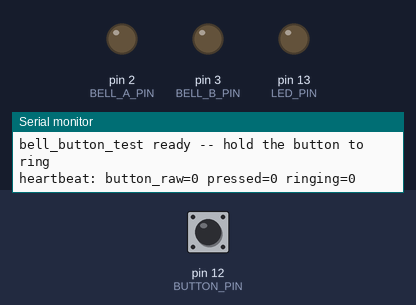
Bench run of a sketch on a simulated Arduino Uno, built with avr-gcc and run on an emulated ATmega328P. On the bench: output pins drawn as LEDs (lit = HIGH), the last lines printed to the serial monitor. Dashed ring = blinking. The inputs (shaded band) are chosen by the test bench; at power-on: pin 12 (BUTTON_PIN) HIGH.

Above: at 1.2 s.
1.3 s: pin 12 (BUTTON_PIN) pulled LOW for 0.15 s
At 2.3 s:
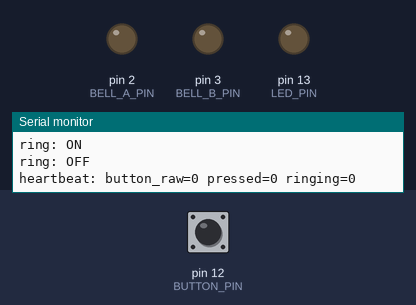
2.9 s: pin 12 (BUTTON_PIN) pulled LOW for 3.2 s
At 4.1 s:
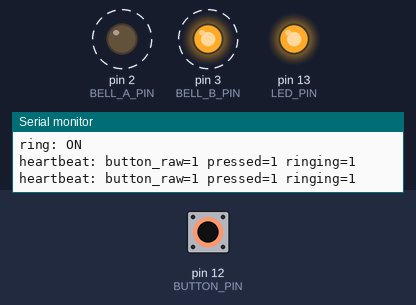
7.6 s: pin 12 (BUTTON_PIN) driven LOW
At 8.9 s:
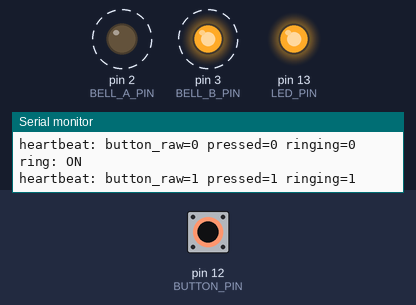
10.6 s: pin 12 (BUTTON_PIN) driven HIGH
At 11.1 s:
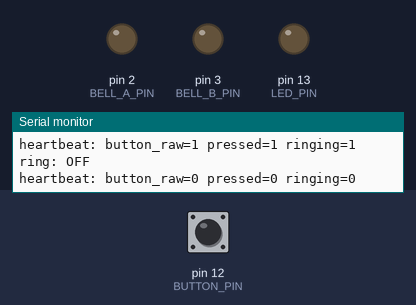
12.1 s: pin 12 (BUTTON_PIN) driven LOW
At 13.5 s:
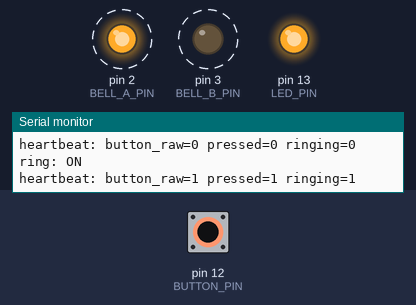
Timing chart, 0 to 16.1 s (numbered marks = the images above; inputs shaded):
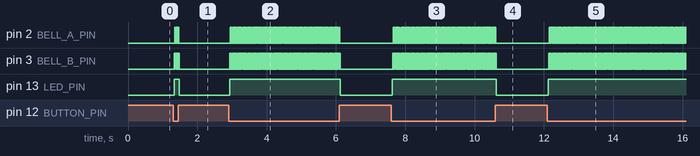

The sketch:

bell_button_test.ino
```cpp
/*
  Bell ring-generator button test for the Adafruit ItsyBitsy 32u4.

  Same push-pull driver as firmware/bell_ir_test/bell_ir_test.ino, but
  triggered by a physical momentary pushbutton instead of a serial
  command -- no need to fight arduino-cli monitor's line buffering to
  get a ring going. No IR, no HID: just the bell driver + a button.

  WIRING (in addition to the existing BELL_A/BELL_B/T1/Q2/Q3 wiring,
  unchanged from bell_ir_test.ino -- see that file's header for the full
  R12-R18/C9/C10 detail):
    D12 BUTTON  -> one leg of a momentary pushbutton; other leg -> GND.
                   No external resistor needed (internal pull-up used).
                   Find D12 by its SILKSCREEN LABEL printed next to the
                   hole (same long edge as D2/D3/D5) -- do not count header
                   positions, that's the exact mistake the D4/D6/D8
                   short-edge gotcha was about.

  DIAGNOSTICS (added because the button "had no effect" last round):
    - The onboard red D13 LED lights for as long as the driver thinks the
      button is held, so you can confirm the MCU sees the press WITHOUT
      trusting the serial monitor or the DMM at all. If this LED never
      lights while you hold the button, the fault is between the button
      and D12 (wrong pin, bad joint, dead switch) -- stop there, the
      transformer stage is not the problem yet.
    - A once-a-second heartbeat line prints the raw (undebounced) D12
      reading, the debounced pressed state, and the ringing state, so you
      can watch the sketch is actually alive and see bounce/noise on the
      pin directly.

  BENCH TEST PROCEDURE (bell NOT yet connected -- see
  docs/bell_bench_test_setup.svg):
    1. Multimeter set to AC VOLTS (auto-range), leads across the R18 ->
       RED/BLACK gap (TP-B in the bench diagram) in place of the bell.
    2. Power the board, open this sketch's serial monitor if you want the
       status prints, but you do NOT need to type anything into it.
    3. Press and HOLD the button. The driver free-runs continuously
       (like the old 'h' command) for as long as it's held, so the DMM
       has time to settle on a stable AC reading -- expect roughly
       30-40Vac on the 161G24 (well under its ~48Vpk swing, since a DMM's
       AC volts reading is calibrated for sine waves, not this square-ish
       drive -- a non-zero, non-trivial reading is what you're checking
       for, not an exact number).
    4. Release the button to stop. Only reconnect the bell once you see
       a real non-zero reading here.

  SAFETY: same as bell_ir_test.ino -- T1's HV winding swings roughly
  +/-48V. Isolated from USB and current-limited by R18 + the bell coil,
  but don't probe it while ringing, and insulate the HV side properly.

  Do NOT open this CDC port at 1200 baud: that is the bootloader
  touch-reset signal and will reset the board.
*/

static const uint8_t BELL_A_PIN = 2;
static const uint8_t BELL_B_PIN = 3;
static const uint8_t BUTTON_PIN = 12;
static const uint8_t LED_PIN = LED_BUILTIN;  // onboard red D13 LED

static const unsigned long RING_DEADBAND_MS = 1;
static const unsigned long BUTTON_DEBOUNCE_MS = 30;
static const unsigned long HEARTBEAT_MS = 1000;
unsigned long lastHeartbeatMs = 0;

// 161G24's LV winding is 60Hz-only rated -- 30Hz keeps flux ~0.93x rated
// (see bell_ir_test.ino for the full derivation).
uint8_t ringFreqHz = 30;
unsigned long halfPeriodMs = 500 / 30;

bool ringing = false;
unsigned long toggleMs = 0;
bool phaseB = false;
bool inDeadband = false;
// Push-pull soft-start: first half-cycle from zero flux is half-length to
// avoid the ~1.86x rated flux spike a full-length first cycle would cause.
bool firstHalfCycle = false;

bool buttonPressed = false;
bool buttonReadingLast = false;
unsigned long buttonLastChangeMs = 0;

static void gatesOff() {
  digitalWrite(BELL_A_PIN, LOW);
  digitalWrite(BELL_B_PIN, LOW);
}

static void startRinging(unsigned long now) {
  ringing = true;
  toggleMs = now;
  phaseB = false;
  inDeadband = true;
  firstHalfCycle = true;
  gatesOff();
  digitalWrite(LED_PIN, HIGH);
  Serial.println(F("ring: ON"));
}

static void stopRinging() {
  ringing = false;
  gatesOff();
  inDeadband = false;
  digitalWrite(LED_PIN, LOW);
  Serial.println(F("ring: OFF"));
}

static void oscillate(unsigned long now) {
  unsigned long thisHalfMs = firstHalfCycle ? (halfPeriodMs / 2) : halfPeriodMs;
  if (now - toggleMs >= thisHalfMs) {
    gatesOff();
    toggleMs = now;
    phaseB = !phaseB;
    inDeadband = true;
    firstHalfCycle = false;
  } else if (inDeadband && (now - toggleMs) >= RING_DEADBAND_MS) {
    digitalWrite(phaseB ? BELL_B_PIN : BELL_A_PIN, HIGH);
    inDeadband = false;
  }
}

void setup() {
  Serial.begin(115200);
  pinMode(BELL_A_PIN, OUTPUT);
  pinMode(BELL_B_PIN, OUTPUT);
  pinMode(BUTTON_PIN, INPUT_PULLUP);
  pinMode(LED_PIN, OUTPUT);
  gatesOff();
  digitalWrite(LED_PIN, LOW);
  Serial.println(F("bell_button_test ready -- hold the button to ring"));
}

void loop() {
  unsigned long now = millis();

  bool reading = (digitalRead(BUTTON_PIN) == LOW);  // pressed = LOW
  if (reading != buttonReadingLast) {
    buttonLastChangeMs = now;
    buttonReadingLast = reading;
  }
  if ((now - buttonLastChangeMs) >= BUTTON_DEBOUNCE_MS && reading != buttonPressed) {
    buttonPressed = reading;
    if (buttonPressed && !ringing) {
      startRinging(now);
    } else if (!buttonPressed && ringing) {
      stopRinging();
    }
  }

  if (ringing) {
    oscillate(now);
  }

  if (now - lastHeartbeatMs >= HEARTBEAT_MS) {
    lastHeartbeatMs = now;
    Serial.print(F("heartbeat: button_raw="));
    Serial.print(reading);
    Serial.print(F(" pressed="));
    Serial.print(buttonPressed);
    Serial.print(F(" ringing="));
    Serial.println(ringing);
  }
}
```

Measured:
- after the input at 1.3 s, pin 2 (BELL_A_PIN): alternates HIGH for 0.01 s and LOW for 0.02 s, 8 changes in all, then stays LOW, starting after 0.05 s; pin 3 (BELL_B_PIN): alternates HIGH for 0.02 s and LOW for 0.02 s, 10 changes in all, then stays LOW, starting at once; pin 13 (LED_PIN): LOW → HIGH at once, → LOW 0.15 s later
- after the input at 2.9 s, pin 2 (BELL_A_PIN): alternates HIGH for 0.01 s and LOW for 0.02 s, 198 changes in all, then stays LOW, starting after 0.05 s; pin 3 (BELL_B_PIN): alternates HIGH for 0.02 s and LOW for 0.02 s, 200 changes in all, then stays LOW, starting at once; pin 13 (LED_PIN): LOW → HIGH at once, → LOW 3.2 s later
- after the input at 7.6 s, pin 2 (BELL_A_PIN): alternates HIGH for 0.01 s and LOW for 0.02 s, starting after 0.06 s; pin 3 (BELL_B_PIN): alternates HIGH for 0.02 s and LOW for 0.02 s, starting at once; pin 13 (LED_PIN): LOW → HIGH at once
- after the input at 10.6 s, pin 2 (BELL_A_PIN), pin 3 (BELL_B_PIN): goes on until 10.6 s, then stays LOW; pin 13 (LED_PIN): HIGH → LOW at once
- after the input at 12.1 s, pin 2 (BELL_A_PIN): alternates HIGH for 0.02 s and LOW for 0.02 s, starting after 0.06 s; pin 3 (BELL_B_PIN): alternates HIGH for 0.01 s and LOW for 0.02 s, starting at once; pin 13 (LED_PIN): LOW → HIGH at once
